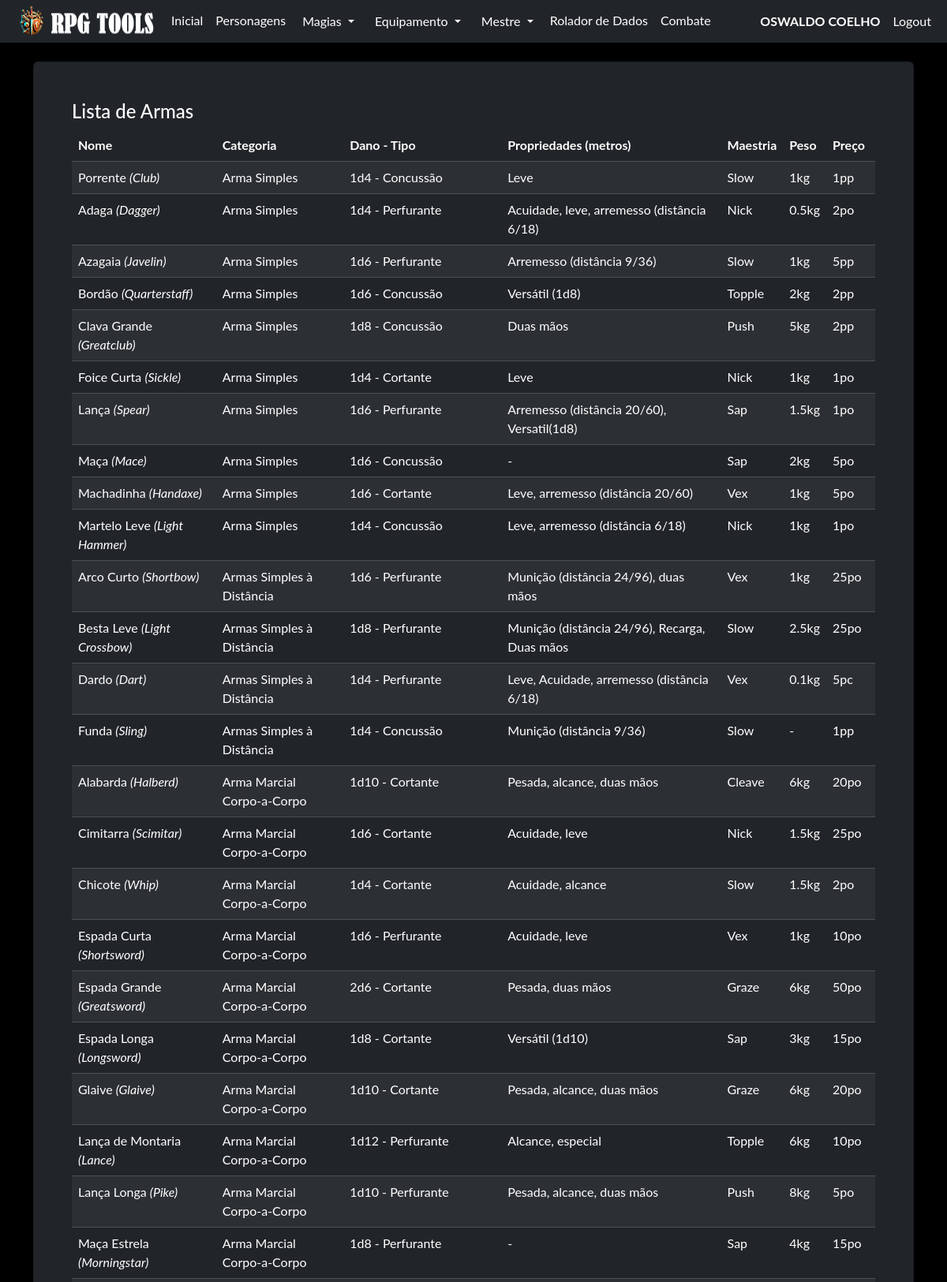
Screenshot of /equip/arma (signed in, upper part) with the database file from the repository.
### model/user_model.py (models this page shows, shortened)
class User(db.Model, UserMixin):
    __tablename__ = "user"
    id = db.Column('id', db.Integer, primary_key=True)
    nome = db.Column('nome', db.String(150))
    sobrenome = db.Column('sobrenome', db.String(150))
    email = db.Column('email', db.String(50), unique=True)
    telefone = db.Column('telefone', db.String(15), unique=True, nullable=False)
    login = db.Column('login', db.String(50), unique=True, nullable=False)
    senha = db.Column('senha', db.String(550), nullable=False)
    tipo = db.Column('tipo', db.String(25), nullable=False, default="none")
    personagens = db.relationship("Personagem", foreign_keys=[Personagem.id_user], back_populates="user")

### model/arma_model.py (models this page shows, shortened)
class Arma(db.Model):
    __tablename__ = "arma"
    id = db.Column(db.Integer, primary_key=True)
    nome = db.Column(db.String(40), nullable=False, unique=True)
    nome_original = db.Column(db.String(40), nullable=False, unique=True)
    categoria = db.Column(db.String(40), nullable=False)
    tipo_dano = db.Column(db.String(40), nullable=False)
    dado_dano = db.Column(db.String(40), nullable=False)
    propriedades = db.Column(db.String(40), nullable=False)
    maestria = db.Column(db.String(40), nullable=False)
    peso = db.Column(db.String(40), nullable=False)
    preco = db.Column(db.String(40), nullable=False)
    @classmethod
    def get_armas(cls):
        return cls.query.all()

### routes/equipamentos.py (the view)
@blueprint_equip.route('/<tipo>', methods=['GET', 'POST'])
def index2_equip(tipo):  # Adiciona o tipo como parâmetro da função
    if request.method == 'GET':
        armas = Arma.get_armas()
        armaduras = Armadura.get_armadura()
        equip = Equipamento.get_equipamentos()
        if tipo == 'arma':
            return render_template('arma.html', armas=armas)
        elif tipo == 'armadura':
            return render_template('armadura.html', armaduras=armaduras)
        elif tipo == 'equip':
            return render_template('equipamento.html', equip=equip)
        else:
            return render_template('itens.html', armas=armas, armaduras=armaduras, equip=equip)
    if request.method == 'POST':
        return redirect('/')

### model/armadura_model.py (called while the page is built)
    @classmethod
    def get_armadura(cls):
        return cls.query.all()

### model/equipamento_model.py (called while the page is built)
    @classmethod
    def get_equipamentos(cls):
        return cls.query.order_by(cls.nome_original).all()

### routes/login.py (called while the page is built)
@login_manager.user_loader
def get_user(id):
    return User.query.get(id)

### templates/arma.html
{% extends 'base.html' %}
{% block conteudo %}
    {% if current_user.is_authenticated %}
    <div id="armas" class="card shadow p-5 bg-dark text-white-50">
        <h4 class="text-white">Lista de Armas</h4>
        <table class="table table-striped table-dark table-hover">
            <thead>
                <tr>
                    <th>Nome</th>
                    <th>Categoria</th>
                    <th style="width: 200px;">Dano - Tipo</th>
                    <th>Propriedades (metros)</th>
                    <th>Maestria</th>
                    <th>Peso</th>
                    <th>Preço</th>
                </tr>
            </thead>
            <tbody>
                {% for arma in armas %}
                    <tr>
                        <td>{{ arma.nome }} <i>({{ arma.nome_original }})</i></td>
                        <td>{{ arma.categoria }}</td>
                        <td>{{ arma.dado_dano }} - {{ arma.tipo_dano }}</td>
                        <td>{{ arma.propriedades }}</td>
                        <td>{{ arma.maestria }}</td>
                        <td>{{ arma.peso }}</td>
                        <td>{{ arma.preco }}</td>
                    </tr>
                {% endfor %}
            </tbody>
        </table>
    </div>
    <br>
    {% endif %}
{% endblock %}

### templates/base.html (shortened to what this page needs)
<!doctype html>
<html lang="pt-BR">
  <head>
    <link rel="stylesheet" href="{{ url_for('static', filename='css/bootstrap.min.css') }}">
    <link rel="stylesheet" href="{{ url_for('static', filename='css/custom.css') }}">
  </head>
  <body class="bg-black font_rpg">
    <nav class="navbar navbar-expand-lg navbar bg-dark"  data-bs-theme="dark">
        <div class="container-fluid">
            <ul class="navbar-nav">
              <img src="/static/imagem/logo35.png"/>
              {% if current_user.is_authenticated %}
              <li class="nav-item"><a class="nav-link active mb-0 h1 text-white" href="/">Inicial</a> </li>
              <li class="nav-item"><a class="nav-link active mb-0 h1 text-white" href="/pj/">Personagens</a> </li>
              <li class="nav-item">
                <div class="dropdown">
                  <button class="btn btn-dark dropdown-toggle" type="button" data-bs-toggle="dropdown" aria-expanded="false">
                    Magias
                  </button>
                </div>
              </li>
              <li class="nav-item">
                <div class="dropdown">
                  <button class="btn btn-dark dropdown-toggle" type="button" data-bs-toggle="dropdown" aria-expanded="false">
                    Equipamento
                  </button>
                </div>
              </li>
              <li class="nav-item">
                <div class="dropdown">
                  <button class="btn btn-dark dropdown-toggle" type="button" data-bs-toggle="dropdown" aria-expanded="false">
                    Mestre
                  </button>
                </div>
              </li>
              <li class="nav-item"><a class="nav-link active mb-0 h1 text-white" href="/rolador/">Rolador de Dados</a> </li>
              <li class="nav-item"><a class="nav-link active mb-0 h1 text-white" href="#">Combate</a> </li>
              {% endif %}
            </ul>
              <ul class="navbar-nav ms-auto">
              {% if current_user.is_authenticated %}
                <li class="nav-item"><p class="nav-link active mb-0 h1 text-white"><b> {{current_user.nome}} {{current_user.sobrenome}}</b></p> </li>
                <li class="nav-item"><a class="nav-link active mb-0 h1 text-white" href="/logout">Logout</a> </li>
              {% else %}
                <li class="nav-item"><a class="nav-link active mb-0 h1 text-white" href="/login">Login</a> </li>
                <li class="nav-item"><a class="nav-link active mb-0 h1 text-white" href="/login/register">Register</a> </li>
              {% endif %}
              </ul>
        </div>
    </nav>
    <div class="container">
      <br>
        {% block conteudo %}
        {% endblock %}
        <br>
    </div>
  </body>

### static/css/custom.css (style rules this page uses)
.font_rpg { font-family: "Lato", "Helvetica Neue", Helvetica, Arial, sans-serif; }
::placeholder { color: #adb5bd; opacity: 1; }

### rows the page displays
User: nome "OSWALDO", sobrenome "COELHO"
Arma: nome "Porrente", nome_original "Club", categoria "Arma Simples", dado_dano "1d4", tipo_dano "Concussão", propriedades "Leve", maestria "Slow", peso "1kg", preco "1pp"
Arma: nome "Adaga", nome_original "Dagger", categoria "Arma Simples", dado_dano "1d4", tipo_dano "Perfurante", propriedades "Acuidade, leve, arremesso (distância 6/18)", maestria "Nick", peso "0.5kg", preco "2po"
Arma: nome "Azagaia", nome_original "Javelin", categoria "Arma Simples", dado_dano "1d6", tipo_dano "Perfurante", propriedades "Arremesso (distância 9/36)", maestria "Slow", peso "1kg", preco "5pp"
Arma: nome "Bordão", nome_original "Quarterstaff", categoria "Arma Simples", dado_dano "1d6", tipo_dano "Concussão", propriedades "Versátil (1d8)", maestria "Topple", peso "2kg", preco "2pp"
Arma: nome "Clava Grande", nome_original "Greatclub", categoria "Arma Simples", dado_dano "1d8", tipo_dano "Concussão", propriedades "Duas mãos", maestria "Push", peso "5kg", preco "2pp"
Arma: nome "Foice Curta", nome_original "Sickle", categoria "Arma Simples", dado_dano "1d4", tipo_dano "Cortante", propriedades "Leve", maestria "Nick", peso "1kg", preco "1po"
Arma: nome "Lança", nome_original "Spear", categoria "Arma Simples", dado_dano "1d6", tipo_dano "Perfurante", propriedades "Arremesso (distância 20/60), Versatil(1d8)", maestria "Sap", peso "1.5kg", preco "1po"
Arma: nome "Maça", nome_original "Mace", categoria "Arma Simples", dado_dano "1d6", tipo_dano "Concussão", propriedades "-", maestria "Sap", peso "2kg", preco "5po"
Arma: nome "Machadinha", nome_original "Handaxe", categoria "Arma Simples", dado_dano "1d6", tipo_dano "Cortante", propriedades "Leve, arremesso (distância 20/60)", maestria "Vex", peso "1kg", preco "5po"
Arma: nome "Martelo Leve", nome_original "Light Hammer", categoria "Arma Simples", dado_dano "1d4", tipo_dano "Concussão", propriedades "Leve, arremesso (distância 6/18)", maestria "Nick", peso "1kg", preco "1po"
Arma: nome "Arco Curto", nome_original "Shortbow", categoria "Armas Simples à Distância", dado_dano "1d6", tipo_dano "Perfurante", propriedades "Munição (distância 24/96), duas mãos", maestria "Vex", peso "1kg", preco "25po"
Arma: nome "Besta Leve", nome_original "Light Crossbow", categoria "Armas Simples à Distância", dado_dano "1d8", tipo_dano "Perfurante", propriedades "Munição (distância 24/96), Recarga, Duas mãos", maestria "Slow", peso "2.5kg", preco "25po"
Arma: nome "Dardo", nome_original "Dart", categoria "Armas Simples à Distância", dado_dano "1d4", tipo_dano "Perfurante", propriedades "Leve, Acuidade, arremesso (distância 6/18)", maestria "Vex", peso "0.1kg", preco "5pc"
Arma: nome "Funda", nome_original "Sling", categoria "Armas Simples à Distância", dado_dano "1d4", tipo_dano "Concussão", propriedades "Munição (distância 9/36)", maestria "Slow", peso "-", preco "1pp"
Arma: nome "Alabarda", nome_original "Halberd", categoria "Arma Marcial Corpo-a-Corpo", dado_dano "1d10", tipo_dano "Cortante", propriedades "Pesada, alcance, duas mãos", maestria "Cleave", peso "6kg", preco "20po"
Arma: nome "Cimitarra", nome_original "Scimitar", categoria "Arma Marcial Corpo-a-Corpo", dado_dano "1d6", tipo_dano "Cortante", propriedades "Acuidade, leve", maestria "Nick", peso "1.5kg", preco "25po"
Arma: nome "Chicote", nome_original "Whip", categoria "Arma Marcial Corpo-a-Corpo", dado_dano "1d4", tipo_dano "Cortante", propriedades "Acuidade, alcance", maestria "Slow", peso "1.5kg", preco "2po"
Arma: nome "Espada Curta", nome_original "Shortsword", categoria "Arma Marcial Corpo-a-Corpo", dado_dano "1d6", tipo_dano "Perfurante", propriedades "Acuidade, leve", maestria "Vex", peso "1kg", preco "10po"
Arma: nome "Espada Grande", nome_original "Greatsword", categoria "Arma Marcial Corpo-a-Corpo", dado_dano "2d6", tipo_dano "Cortante", propriedades "Pesada, duas mãos", maestria "Graze", peso "6kg", preco "50po"
Arma: nome "Espada Longa", nome_original "Longsword", categoria "Arma Marcial Corpo-a-Corpo", dado_dano "1d8", tipo_dano "Cortante", propriedades "Versátil (1d10)", maestria "Sap", peso "3kg", preco "15po"
Arma: nome "Glaive", nome_original "Glaive", categoria "Arma Marcial Corpo-a-Corpo", dado_dano "1d10", tipo_dano "Cortante", propriedades "Pesada, alcance, duas mãos", maestria "Graze", peso "6kg", preco "20po"
Arma: nome "Lança de Montaria", nome_original "Lance", categoria "Arma Marcial Corpo-a-Corpo", dado_dano "1d12", tipo_dano "Perfurante", propriedades "Alcance, especial", maestria "Topple", peso "6kg", preco "10po"
Arma: nome "Lança Longa", nome_original "Pike", categoria "Arma Marcial Corpo-a-Corpo", dado_dano "1d10", tipo_dano "Perfurante", propriedades "Pesada, alcance, duas mãos", maestria "Push", peso "8kg", preco "5po"
Arma: nome "Maça Estrela", nome_original "Morningstar", categoria "Arma Marcial Corpo-a-Corpo", dado_dano "1d8", tipo_dano "Perfurante", propriedades "-", maestria "Sap", peso "4kg", preco "15po"
